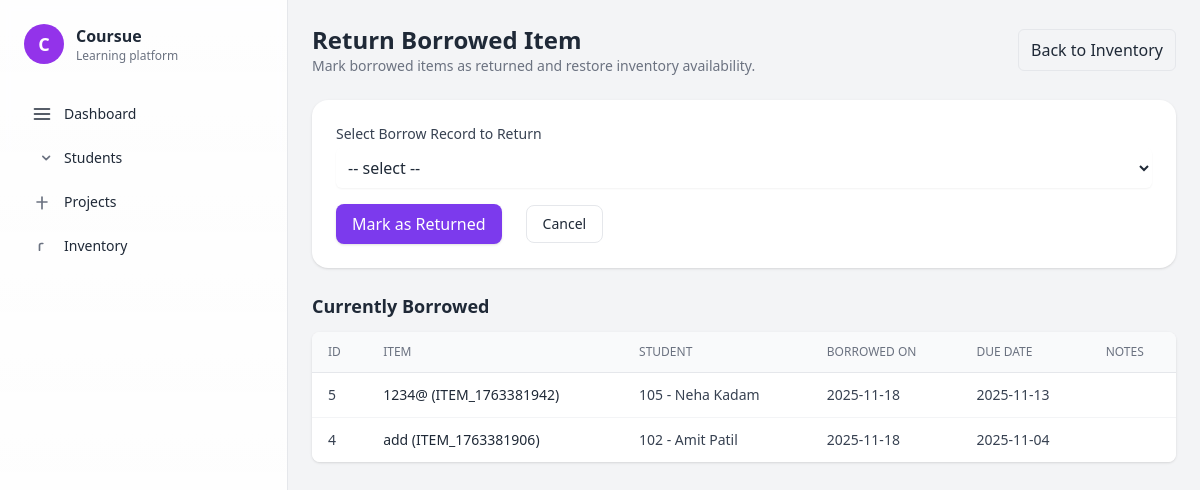
The app's page /inventory/return.php with its own data.
### tables this page shows
CREATE TABLE `inventory_borrows` (
  `id` int(11) NOT NULL,
  `inventory_id` int(11) NOT NULL,
  `student_id` int(11) NOT NULL,
  `borrow_date` timestamp NOT NULL DEFAULT current_timestamp(),
  `due_date` date DEFAULT NULL,
  `return_date` timestamp NULL DEFAULT NULL,
  `status` enum('borrowed','returned','overdue') DEFAULT 'borrowed',
  `notes` text DEFAULT NULL
);

CREATE TABLE `inventory` (
  `id` int(11) NOT NULL,
  `sku` varchar(100) DEFAULT NULL,
  `name` varchar(255) NOT NULL,
  `description` text DEFAULT NULL,
  `quantity` int(10) UNSIGNED DEFAULT 1,
  `available` int(10) UNSIGNED DEFAULT 1,
  `created_at` timestamp NOT NULL DEFAULT current_timestamp(),
  `updated_at` timestamp NOT NULL DEFAULT current_timestamp() ON UPDATE current_timestamp()
);

CREATE TABLE `students` (
  `id` int(11) NOT NULL,
  `roll_no` varchar(50) DEFAULT NULL,
  `first_name` varchar(100) NOT NULL,
  `last_name` varchar(100) DEFAULT NULL,
  `email` varchar(150) DEFAULT NULL,
  `phone` varchar(30) DEFAULT NULL,
  `department` varchar(100) DEFAULT NULL,
  `year` varchar(20) DEFAULT NULL,
  `created_at` timestamp NOT NULL DEFAULT current_timestamp(),
  `updated_at` timestamp NOT NULL DEFAULT current_timestamp() ON UPDATE current_timestamp()
);

### inventory/return.php (the view, shortened to what this page needs)
<?php
require_once __DIR__ . '/../db/connection.php';
require_once __DIR__ . '/../includes/header.php';
require_once __DIR__ . '/../includes/sidebar.php';
$borrowedStmt = $pdo->prepare("
    SELECT b.id AS borrow_id, b.inventory_id, b.student_id, b.borrow_date, b.due_date, b.notes,
           s.first_name, s.last_name, s.roll_no,
           i.name AS item_name, i.sku
    FROM inventory_borrows b
    JOIN students s ON s.id = b.student_id
    JOIN inventory i ON i.id = b.inventory_id
    WHERE b.status = 'borrowed'
    ORDER BY b.borrow_date DESC
");
$borrowedStmt->execute();
$borrowedRows = $borrowedStmt->fetchAll();
?>
<div class="flex-1 p-6">
  <div class="max-w-4xl mx-auto">
    <div class="flex items-center justify-between mb-6">
      <div>
        <h2 class="text-2xl font-semibold">Return Borrowed Item</h2>
        <p class="text-sm text-gray-500">Mark borrowed items as returned and restore inventory availability.</p>
      </div>
      <div>
        <a href="manage.php" class="inline-flex items-center gap-2 border px-3 py-2 rounded-md hover:bg-gray-50">Back to Inventory</a>
      </div>
    </div>
    <?php if (empty($borrowedRows)): ?>
      <div class="bg-white rounded-2xl shadow p-6 text-center text-gray-600">
        <p class="mb-3">No borrowed items found.</p>
        <a href="manage.php" class="inline-flex items-center gap-2 border px-3 py-2 rounded-md hover:bg-gray-50">Back to Inventory</a>
      </div>
    <?php else: ?>
      <div class="bg-white rounded-2xl shadow p-6">
        <form method="post" class="space-y-4">
          <div>
            <label class="block text-sm font-medium text-gray-700">Select Borrow Record to Return</label>
            <select name="borrow_id" required
                    class="mt-1 block w-full p-2 rounded-md border-gray-300 shadow-sm focus:ring-violet-300 focus:border-violet-400">
              <option value="">-- select --</option>
            </select>
          </div>
          <div class="flex items-center gap-3">
            <button type="submit" class="inline-flex items-center gap-2 bg-violet-600 text-white px-4 py-2 rounded-lg shadow hover:bg-violet-700">
              Mark as Returned
            </button>
            <a href="manage.php" class="ml-3 inline-flex items-center px-4 py-2 border rounded-lg text-sm">Cancel</a>
          </div>
        </form>
      </div>
      <h3 class="mt-6 mb-3 text-lg font-semibold">Currently Borrowed</h3>
      <div class="overflow-x-auto bg-white rounded-lg shadow">
        <table class="min-w-full divide-y divide-gray-200">
          <thead class="bg-gray-50">
            <tr>
              <th class="px-4 py-3 text-left text-xs font-medium text-gray-500 uppercase">ID</th>
              <th class="px-4 py-3 text-left text-xs font-medium text-gray-500 uppercase">Item</th>
              <th class="px-4 py-3 text-left text-xs font-medium text-gray-500 uppercase">Student</th>
              <th class="px-4 py-3 text-left text-xs font-medium text-gray-500 uppercase">Borrowed On</th>
              <th class="px-4 py-3 text-left text-xs font-medium text-gray-500 uppercase">Due Date</th>
              <th class="px-4 py-3 text-left text-xs font-medium text-gray-500 uppercase">Notes</th>
            </tr>
          </thead>
          <tbody class="bg-white divide-y divide-gray-100">
            <?php foreach ($borrowedRows as $br): ?>
              <tr class="hover:bg-gray-50">
                <td class="px-4 py-3 text-sm text-gray-700"><?= (int)$br['borrow_id'] ?></td>
                <td class="px-4 py-3 text-sm text-gray-800"><?= htmlspecialchars($br['item_name'].' ('.$br['sku'].')') ?></td>
                <td class="px-4 py-3 text-sm text-gray-700"><?= htmlspecialchars($br['roll_no'].' - '.$br['first_name'].' '.$br['last_name']) ?></td>
                <td class="px-4 py-3 text-sm text-gray-700"><?= htmlspecialchars(date('Y-m-d', strtotime($br['borrow_date']))) ?></td>
                <td class="px-4 py-3 text-sm text-gray-700"><?= htmlspecialchars($br['due_date'] ?? '-') ?></td>
                <td class="px-4 py-3 text-sm text-gray-600"><?= nl2br(htmlspecialchars($br['notes'] ?? '')) ?></td>
              </tr>
            <?php endforeach; ?>
          </tbody>
        </table>
      </div>
    <?php endif; ?>
  </div>
</div>
<?php require_once __DIR__ . '/../includes/footer.php'; ?>

### records on screen
inventory_borrows: id "5", inventory.sku "1234@ (ITEM_1763381942)", student.last_name "105 - Neha Kadam", borrow_date "2025-11-18", due_date "2025-11-13"
inventory_borrows: id "4", inventory.sku "add (ITEM_1763381906)", student.last_name "102 - Amit Patil", borrow_date "2025-11-18", due_date "2025-11-04"

### other values on screen
$item['label'] "Dashboard"
$item['label'] "Students"
$item['label'] "Projects"
$item['label'] "Inventory"
